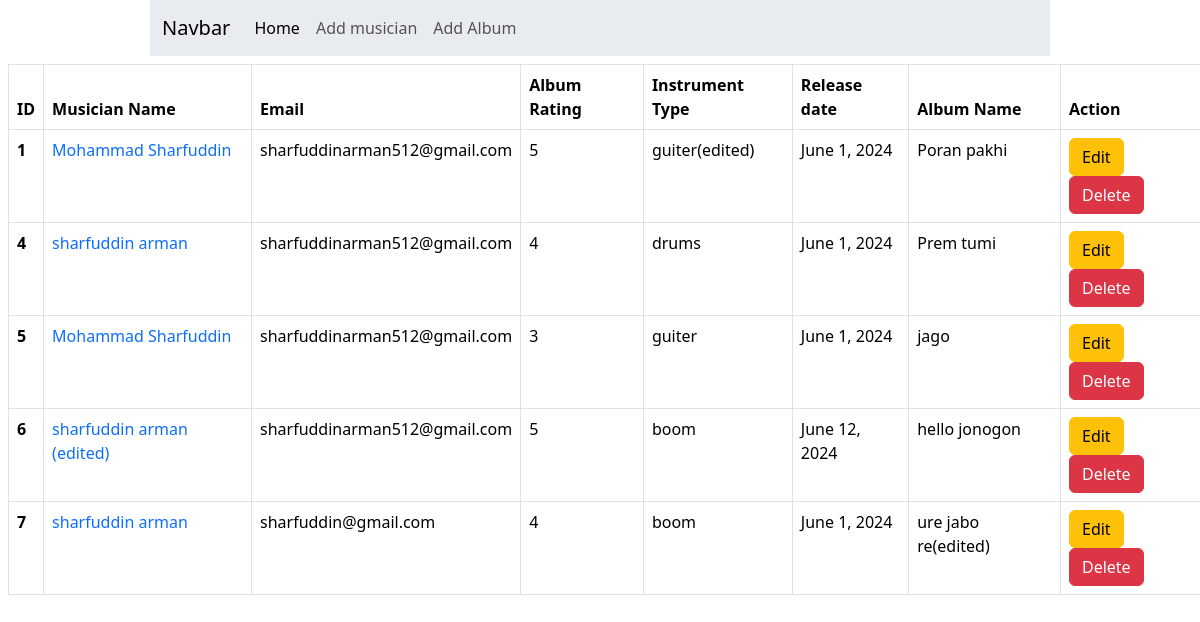
The page / on the database its author committed.
### musician/models.py (models this page shows)
class MusicianModel(models.Model):
    firstName = models.CharField(max_length=30)
    lastName = models.CharField(max_length=30)
    email = models.EmailField()
    phone_no = models.CharField(max_length=12)
    instrumentType = models.CharField(max_length=50)
    album = models.ForeignKey(AlbumModel, on_delete=models.CASCADE)

### album/models.py (models this page shows, shortened)
class AlbumModel(models.Model):
    albumName = models.CharField(max_length=100)
    releaseDate = models.DateField(default=datetime.datetime.now())
    rating = models.PositiveSmallIntegerField()

### musician/views.py (the view)
# urls.py: path("",showmusician, name='home'),
def showmusician(request):
    musician = models.MusicianModel.objects.all()
    return render(request, 'home.html', {'musicians': musician})

### musician/templates/home.html
{% extends "base.html" %}{% block content %}
<table class="table table-bordered m-2">
    <thead>
      <tr>
        <th scope="col">ID</th>
        <th scope="col">Musician Name</th>
        <th scope="col">Email</th>
        <th scope="col">Album Rating</th>
        <th scope="col">Instrument Type</th>
        <th scope="col">Release date</th>
        <th scope="col">Album Name</th>
        <th scope="col">Action</th>
      </tr>
    </thead>
    <tbody>
        {% for musician in musicians  %}
        <tr>
            <th scope="row">{{musician.id}}</th>
            <td><a href="{% url "edit" musician.id %}" style="text-decoration:none">{{musician.firstName}} {{musician.lastName}}</a></td>
            <td>{{musician.email}}</td>
            <td>{{musician.album.rating}}</td>
            <td>{{musician.instrumentType}}</td>
            <td>{{musician.album.releaseDate}}</td>
            <td>{{musician.album.albumName}}</td>
            <td><a href="{% url "editalbum" musician.album.id %}" class='btn btn-warning'>Edit</a>
                <a href="{% url "delete" musician.id %}" class='btn btn-danger'>Delete</a></td>
          </tr>
        {% endfor %}
    </tbody>
  </table>
{% endblock content %}

### templates/base.html (shortened to what this page needs)
<!doctype html>
<html lang="en">
  <head>
    <link href="https://cdn.jsdelivr.net/npm/bootstrap@5.3.3/dist/css/bootstrap.min.css" rel="stylesheet">
  </head>
  <body>
    <nav class="navbar navbar-expand-lg bg-body-secondary w-75 m-auto bg-dark">
        <div class="container-fluid">
          <a class="navbar-brand" href="#">Navbar</a>
          <div class="collapse navbar-collapse" id="navbarNav">
            <ul class="navbar-nav">
              <li class="nav-item">
                <a class="nav-link active" aria-current="page" href="{% url "home" %}">Home</a>
              </li>
              <li class="nav-item">
                <a class="nav-link" href="{% url "musician" %}">Add musician</a>
              </li>
              <li class="nav-item">
                <a class="nav-link" href="{% url "album" %}">Add Album</a>
              </li>
            </ul>
          </div>
        </div>
      </nav>
    {% block content %}
    {% endblock content %}
  </body>
</html>

### rows shown on the page
MusicianModel: id "1", firstName "Mohammad", lastName "Sharfuddin", email "sharfuddinarman512@gmail.com", album.rating "5", instrumentType "guiter(edited)", album.releaseDate "June 1, 2024", album.albumName "Poran pakhi"
MusicianModel: id "4", firstName "sharfuddin", lastName "arman", email "sharfuddinarman512@gmail.com", album.rating "4", instrumentType "drums", album.releaseDate "June 1, 2024", album.albumName "Prem tumi"
MusicianModel: id "5", firstName "Mohammad", lastName "Sharfuddin", email "sharfuddinarman512@gmail.com", album.rating "3", instrumentType "guiter", album.releaseDate "June 1, 2024", album.albumName "jago"
MusicianModel: id "6", firstName "sharfuddin", lastName "arman (edited)", email "sharfuddinarman512@gmail.com", album.rating "5", instrumentType "boom", album.releaseDate "June 12, 2024", album.albumName "hello jonogon"
MusicianModel: id "7", firstName "sharfuddin", lastName "arman", email "sharfuddin@gmail.com", album.rating "4", instrumentType "boom", album.releaseDate "June 1, 2024", album.albumName "ure jabo re(edited)"
